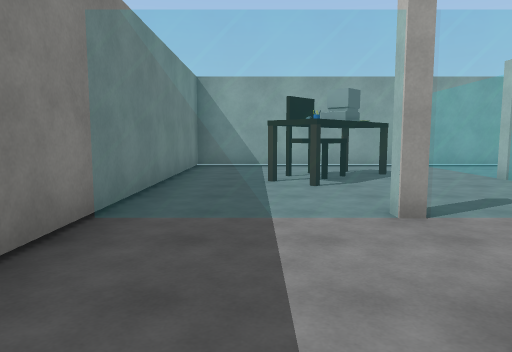
view 1 (above)

22 first-person views from a walk through a 3-D level made in the Unity game engine. The camera is 1.5 m above the floor, tilts 6° down and sees 70° across. The floor is counted in squares, 2 m on a side. Each view is taken from the middle of a square. On the plan, view 1 faces up. The plan holds only what a view shows up to about 11 squares ahead; the rest is blank. The player character is not drawn. Some surface patterns are stand-ins.

view 2
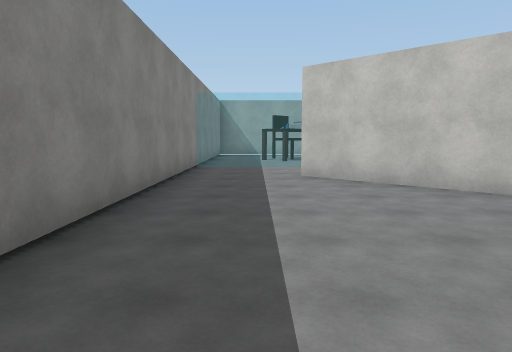

view 3
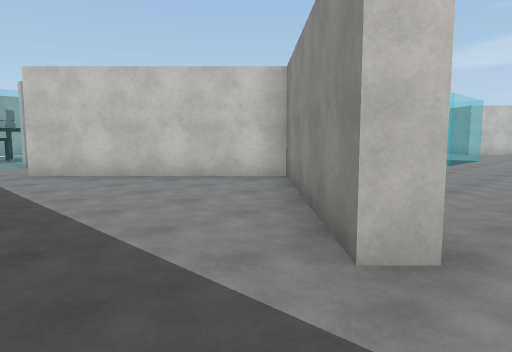

view 4
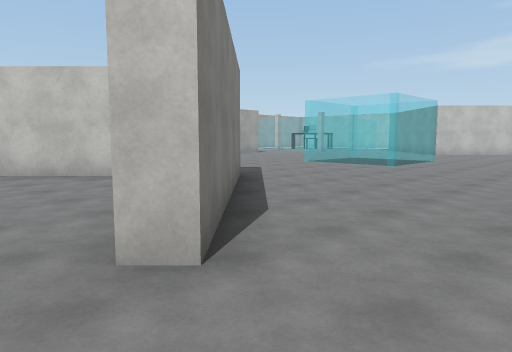

view 5
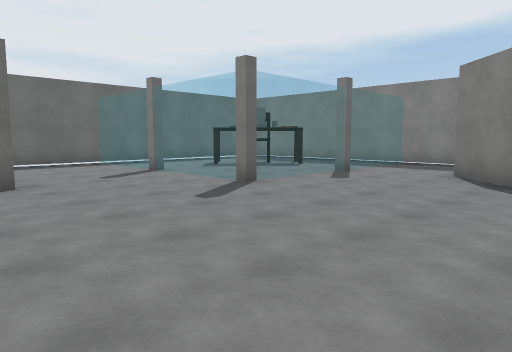

view 6
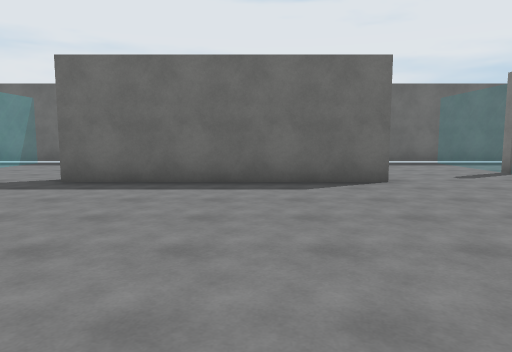

view 7
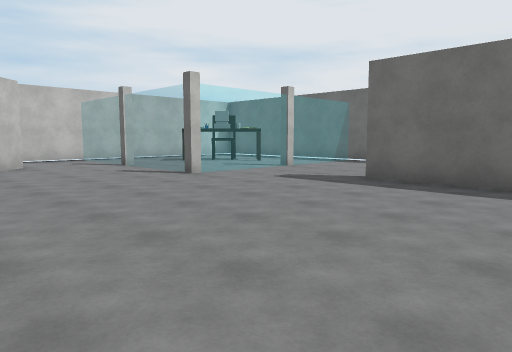

view 8
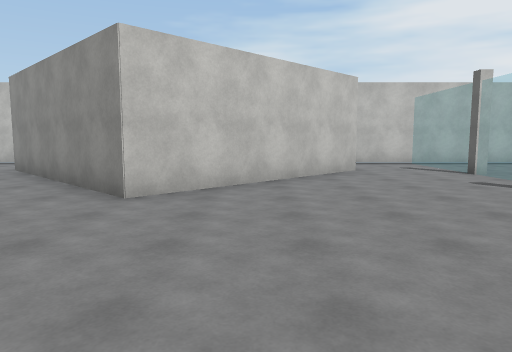

view 9
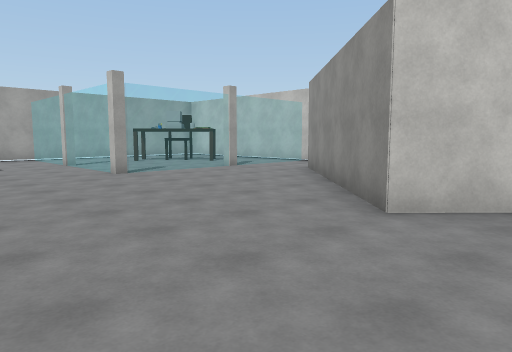

view 10
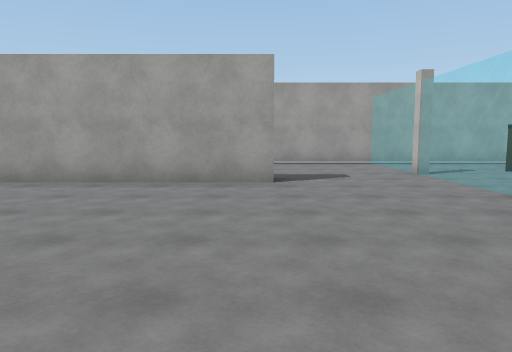

view 11
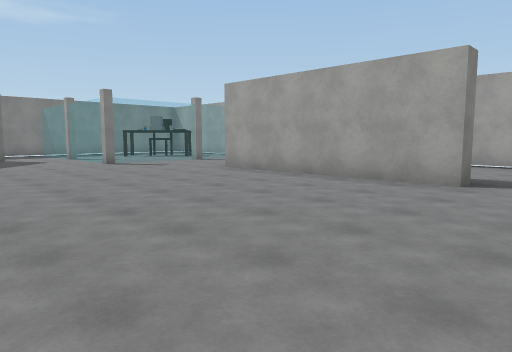

view 12
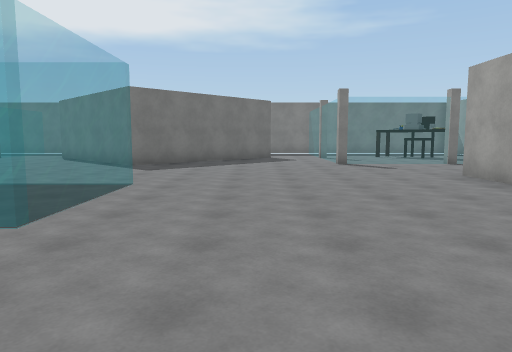

view 13
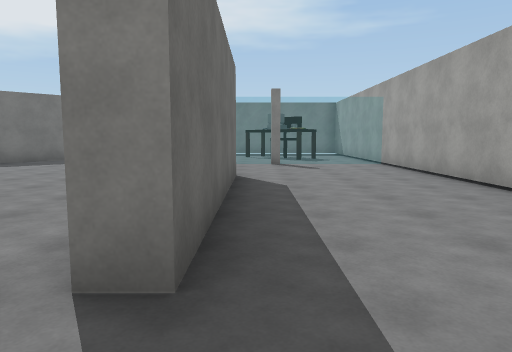

view 14
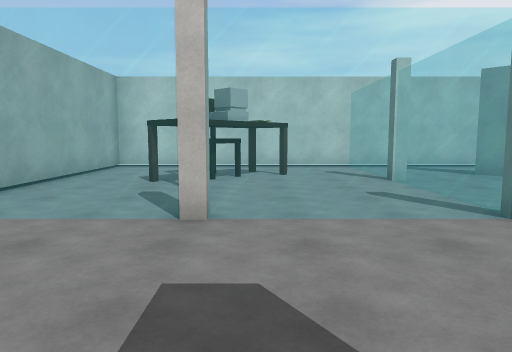

view 15
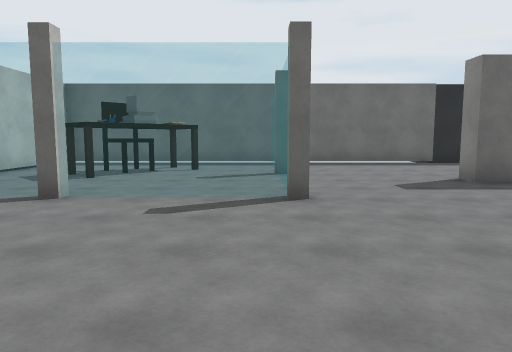

view 16
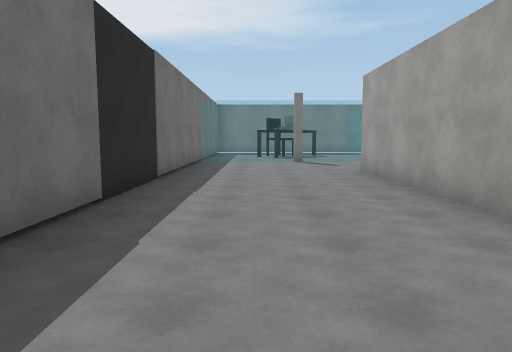

view 17
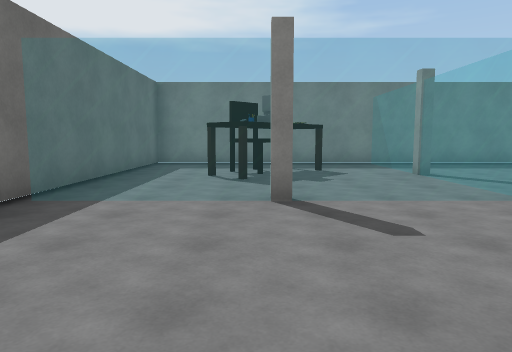

view 18
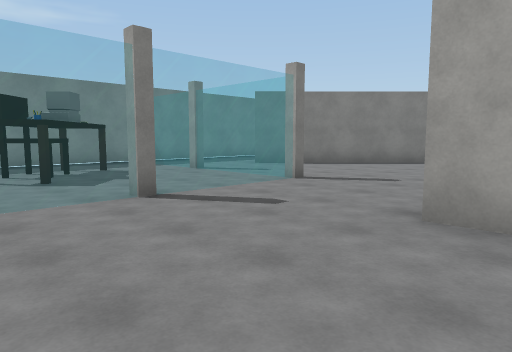

view 19
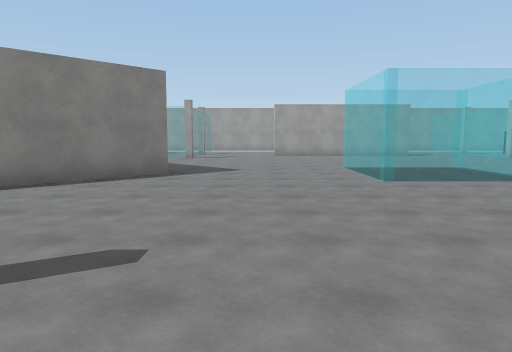

view 20
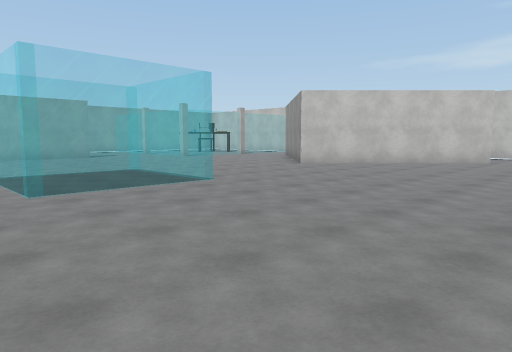

view 21
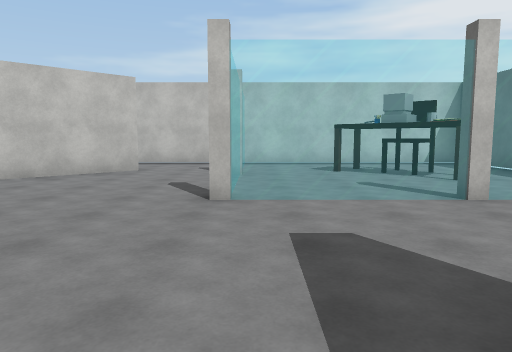

view 22
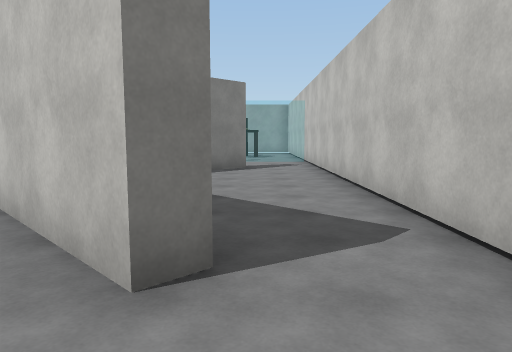

### Floor plan
Key: @ floor where view 1 was taken; # wall or solid block; . floor; = window, fence, low wall or low ledge; O other object.
Columns run from 2 left of view 1 to 23 right of it. Each row starts with its distance up from view 1.
 10 ##########################
  9 #.....=............=.....#
  8 #..O..=............=.....#
  7 #..OO.=............=..O..#
  6 #.....=............=..O..#
  5 #.....=...######...=.....#
  4 #==== =............======#
  3 #.... ...................#
  2 #........................#
  1 #..##.................#..#
  0 #.@.##...............##..#
 -1 #....##.....===.....##...#
 -2 #.....##....=.=....## ...#
 -3 #.....#.....===....## ...#
 -4 #....##.............##...#
 -5 #...##...............##..#
 -6 #..##.................#..#
 -7 #........................#
 -8 #........................#
 -9 #======............======#
-10 #.....=...######...=.....#
-11 #..O..=............=.....#
-12 #..O..=............=.OO..#
-13 #.....=............=.OO..#
-14 #.....=............=.....#
-15 ##########################

Where each view was taken, in squares from view 1:
view 1: 0 up, 0 right, facing up
view 2: 6 down, 0 right, facing up
view 3: 7 down, 1 left, facing up-right
view 4: 8 down, 0 right, facing up-right
view 5: 4 down, 9 right, facing down-left
view 6: 4 down, 10 right, facing down
view 7: 4 down, 10 right, facing down-right
view 8: 4 down, 12 right, facing right
view 9: 4 down, 13 right, facing up-right
view 10: 1 down, 13 right, facing up
view 11: 1 down, 15 right, facing up-left
view 12: 1 up, 15 right, facing left
view 13: 6 up, 15 right, facing left
view 14: 6 up, 13 right, facing right
view 15: 4 down, 17 right, facing down
view 16: 13 down, 16 right, facing left
view 17: 12 down, 9 right, facing left
view 18: 14 down, 9 right, facing up-left
view 19: 10 down, 7 right, facing up
view 20: 9 down, 8 right, facing up-right
view 21: 9 down, 12 right, facing right
view 22: 8 down, 21 right, facing up
